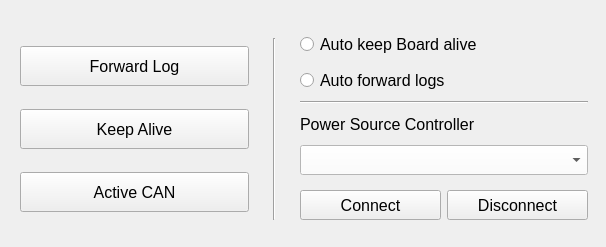
            <widget class="QWidget" name="TCUA_2">
             <attribute name="title">
              <string>TCUA</string>
             </attribute>
             <widget class="QWidget" name="widget_21" native="true">
              <property name="geometry">
               <rect>
                <x>0</x>
                <y>20</y>
                <width>597</width>
                <height>218</height>
               </rect>
              </property>
              <property name="sizePolicy">
               <sizepolicy hsizetype="Expanding" vsizetype="Expanding">
                <horstretch>0</horstretch>
                <verstretch>0</verstretch>
               </sizepolicy>
              </property>
              <layout class="QHBoxLayout" name="horizontalLayout_4">
               <property name="leftMargin">
                <number>11</number>
               </property>
               <property name="topMargin">
                <number>0</number>
               </property>
               <property name="rightMargin">
                <number>0</number>
               </property>
               <property name="bottomMargin">
                <number>0</number>
               </property>
               <item>
                <widget class="QWidget" name="widget_14" native="true">
                 <property name="sizePolicy">
                  <sizepolicy hsizetype="Expanding" vsizetype="Preferred">
                   <horstretch>0</horstretch>
                   <verstretch>0</verstretch>
                  </sizepolicy>
                 </property>
                 <property name="maximumSize">
                  <size>
                   <width>16777215</width>
                   <height>200</height>
                  </size>
                 </property>
                 <layout class="QVBoxLayout" name="verticalLayout_9">
                  <property name="topMargin">
                   <number>0</number>
                  </property>
                  <property name="bottomMargin">
                   <number>0</number>
                  </property>
                  <item>
                   <widget class="QPushButton" name="enableLogButton_2">
                    <property name="sizePolicy">
                     <sizepolicy hsizetype="Expanding" vsizetype="Expanding">
                      <horstretch>0</horstretch>
                      <verstretch>0</verstretch>
                     </sizepolicy>
                    </property>
                    <property name="minimumSize">
                     <size>
                      <width>181</width>
                      <height>30</height>
                     </size>
                    </property>
                    <property name="maximumSize">
                     <size>
                      <width>16777215</width>
                      <height>40</height>
                     </size>
                    </property>
                    <property name="font">
                     <font>
                      <family>MS Shell Dlg 2</family>
                      <pointsize>12</pointsize>
                      <weight>50</weight>
                      <italic>false</italic>
                      <bold>false</bold>
                     </font>
                    </property>
                    <property name="text">
                     <string>Forward Log</string>
                    </property>
                   </widget>
                  </item>
                  <item>
                   <widget class="QPushButton" name="keepAliveButton_2">
                    <property name="sizePolicy">
                     <sizepolicy hsizetype="Expanding" vsizetype="Expanding">
                      <horstretch>0</horstretch>
                      <verstretch>0</verstretch>
                     </sizepolicy>
                    </property>
                    <property name="minimumSize">
                     <size>
                      <width>181</width>
                      <height>30</height>
                     </size>
                    </property>
                    <property name="maximumSize">
                     <size>
                      <width>16777215</width>
                      <height>40</height>
                     </size>
                    </property>
                    <property name="font">
                     <font>
                      <family>MS Shell Dlg 2</family>
                      <pointsize>12</pointsize>
                      <weight>50</weight>
                      <italic>false</italic>
                      <bold>false</bold>
                     </font>
                    </property>
                    <property name="text">
                     <string>Keep Alive</string>
                    </property>
                   </widget>
                  </item>
                  <item>
                   <widget class="QPushButton" name="ActiveCanBusButton_2">
                    <property name="sizePolicy">
                     <sizepolicy hsizetype="Expanding" vsizetype="Expanding">
                      <horstretch>0</horstretch>
                      <verstretch>0</verstretch>
                     </sizepolicy>
                    </property>
                    <property name="minimumSize">
                     <size>
                      <width>181</width>
                      <height>30</height>
                     </size>
                    </property>
                    <property name="maximumSize">
                     <size>
                      <width>16777215</width>
                      <height>40</height>
                     </size>
                    </property>
                    <property name="font">
                     <font>
                      <family>MS Shell Dlg 2</family>
                      <pointsize>12</pointsize>
                      <weight>50</weight>
                      <italic>false</italic>
                      <bold>false</bold>
                     </font>
                    </property>
                    <property name="text">
                     <string>Active CAN</string>
                    </property>
                   </widget>
                  </item>
                 </layout>
                </widget>
               </item>
               <item>
                <widget class="QWidget" name="widget_19" native="true">
                 <property name="sizePolicy">
                  <sizepolicy hsizetype="Minimum" vsizetype="Minimum">
                   <horstretch>0</horstretch>
                   <verstretch>0</verstretch>
                  </sizepolicy>
                 </property>
                 <property name="maximumSize">
                  <size>
                   <width>16777215</width>
                   <height>200</height>
                  </size>
                 </property>
                 <layout class="QHBoxLayout" name="horizontalLayout_9">
                  <item>
                   <widget class="Line" name="line_4">
                    <property name="orientation">
                     <enum>Qt::Vertical</enum>
                    </property>
                   </widget>
                  </item>
                 </layout>
                </widget>
               </item>
               <item>
                <widget class="QWidget" name="widget_15" native="true">
                 <property name="sizePolicy">
                  <sizepolicy hsizetype="Expanding" vsizetype="Minimum">
                   <horstretch>0</horstretch>
                   <verstretch>0</verstretch>
                  </sizepolicy>
                 </property>
                 <property name="maximumSize">
                  <size>
                   <width>16777215</width>
                   <height>200</height>
                  </size>
                 </property>
                 <layout class="QVBoxLayout" name="verticalLayout_10">
                  <property name="topMargin">
                   <number>0</number>
                  </property>
                  <property name="bottomMargin">
                   <number>0</number>
                  </property>
                  <item>
                   <widget class="QRadioButton" name="AutoKeepAliveButton_2">
                    <property name="sizePolicy">
                     <sizepolicy hsizetype="Preferred" vsizetype="Preferred">
                      <horstretch>0</horstretch>
                      <verstretch>0</verstretch>
                     </sizepolicy>
                    </property>
                    <property name="minimumSize">
                     <size>
                      <width>0</width>
                      <height>20</height>
                     </size>
                    </property>
                    <property name="font">
                     <font>
                      <family>MS Shell Dlg 2</family>
                      <pointsize>12</pointsize>
                      <weight>50</weight>
                      <italic>false</italic>
                      <bold>false</bold>
                     </font>
                    </property>
                    <property name="text">
                     <string>Auto keep Board alive</string>
                    </property>
                    <property name="checkable">
                     <bool>true</bool>
                    </property>
                    <property name="checked">
                     <bool>false</bool>
                    </property>
                    <property name="autoExclusive">
                     <bool>false</bool>
                    </property>
                   </widget>
                  </item>
                  <item>
                   <widget class="QRadioButton" name="AutoForwardLogButton_2">
                    <property name="sizePolicy">
                     <sizepolicy hsizetype="Preferred" vsizetype="Preferred">
                      <horstretch>0</horstretch>
                      <verstretch>0</verstretch>
                     </sizepolicy>
                    </property>
                    <property name="minimumSize">
                     <size>
                      <width>0</width>
                      <height>20</height>
                     </size>
                    </property>
                    <property name="font">
                     <font>
                      <family>MS Shell Dlg 2</family>
                      <pointsize>12</pointsize>
                      <weight>50</weight>
                      <italic>false</italic>
                      <bold>false</bold>
                     </font>
                    </property>
                    <property name="text">
                     <string>Auto forward logs</string>
                    </property>
                   </widget>
                  </item>
                  <item>
                   <widget class="Line" name="line_7">
                    <property name="orientation">
                     <enum>Qt::Horizontal</enum>
                    </property>
                   </widget>
                  </item>
                  <item>
                   <widget class="QLabel" name="USB2Lable_6">
                    <property name="sizePolicy">
                     <sizepolicy hsizetype="Preferred" vsizetype="Preferred">
                      <horstretch>0</horstretch>
                      <verstretch>0</verstretch>
                     </sizepolicy>
                    </property>
                    <property name="minimumSize">
                     <size>
                      <width>215</width>
                      <height>20</height>
                     </size>
                    </property>
                    <property name="font">
                     <font>
                      <family>MS Shell Dlg 2</family>
                      <pointsize>12</pointsize>
                      <weight>50</weight>
                      <italic>false</italic>
                      <bold>false</bold>
                     </font>
                    </property>
                    <property name="text">
                     <string>Power Source Controller</string>
                    </property>
                   </widget>
                  </item>
                  <item>
                   <widget class="QComboBox" name="PowerSourceControl_2">
                    <property name="sizePolicy">
                     <sizepolicy hsizetype="Preferred" vsizetype="Preferred">
                      <horstretch>0</horstretch>
                      <verstretch>0</verstretch>
                     </sizepolicy>
                    </property>
                    <property name="minimumSize">
                     <size>
                      <width>215</width>
                      <height>0</height>
                     </size>
                    </property>
                    <property name="font">
                     <font>
                      <family>MS Shell Dlg 2</family>
                      <pointsize>12</pointsize>
                      <weight>50</weight>
                      <italic>false</italic>
                      <bold>false</bold>
                     </font>
                    </property>
                    <property name="styleSheet">
                     <string notr="true">background-color: rgb(255, 255, 255);</string>
                    </property>
                   </widget>
                  </item>
                  <item>
                   <widget class="QWidget" name="widget_18" native="true">
                    <property name="maximumSize">
                     <size>
                      <width>16777215</width>
                      <height>50</height>
                     </size>
                    </property>
                    <layout class="QHBoxLayout" name="horizontalLayout_7">
                     <property name="leftMargin">
                      <number>0</number>
                     </property>
                     <property name="rightMargin">
                      <number>0</number>
                     </property>
                     <item>
                      <widget class="QPushButton" name="USB2ConnectButton_5">
                       <property name="sizePolicy">
                        <sizepolicy hsizetype="Preferred" vsizetype="Preferred">
                         <horstretch>0</horstretch>
                         <verstretch>0</verstretch>
                        </sizepolicy>
                       </property>
                       <property name="minimumSize">
                        <size>
                         <width>141</width>
                         <height>30</height>
                        </size>
                       </property>
                       <property name="maximumSize">
                        <size>
                         <width>16777215</width>
                         <height>40</height>
                        </size>
                       </property>
                       <property name="font">
                        <font>
                         <family>MS Shell Dlg 2</family>
                         <pointsize>12</pointsize>
                         <weight>50</weight>
                         <italic>false</italic>
                         <bold>false</bold>
                        </font>
                       </property>
                       <property name="text">
                        <string>Connect</string>
                       </property>
                      </widget>
                     </item>
                     <item>
                      <widget class="QPushButton" name="USB2ConnectButton_6">
                       <property name="sizePolicy">
                        <sizepolicy hsizetype="Preferred" vsizetype="Preferred">
                         <horstretch>0</horstretch>
                         <verstretch>0</verstretch>
                        </sizepolicy>
                       </property>
                       <property name="minimumSize">
                        <size>
                         <width>141</width>
                         <height>30</height>
                        </size>
                       </property>
                       <property name="maximumSize">
                        <size>
                         <width>16777215</width>
                         <height>40</height>
                        </size>
                       </property>
                       <property name="font">
                        <font>
                         <family>MS Shell Dlg 2</family>
                         <pointsize>12</pointsize>
                         <weight>50</weight>
                         <italic>false</italic>
                         <bold>false</bold>
                        </font>
                       </property>
                       <property name="text">
                        <string>Disconnect</string>
                       </property>
                      </widget>
                     </item>
                    </layout>
                   </widget>
                  </item>
                 </layout>
                </widget>
               </item>
              </layout>
             </widget>
            </widget>
